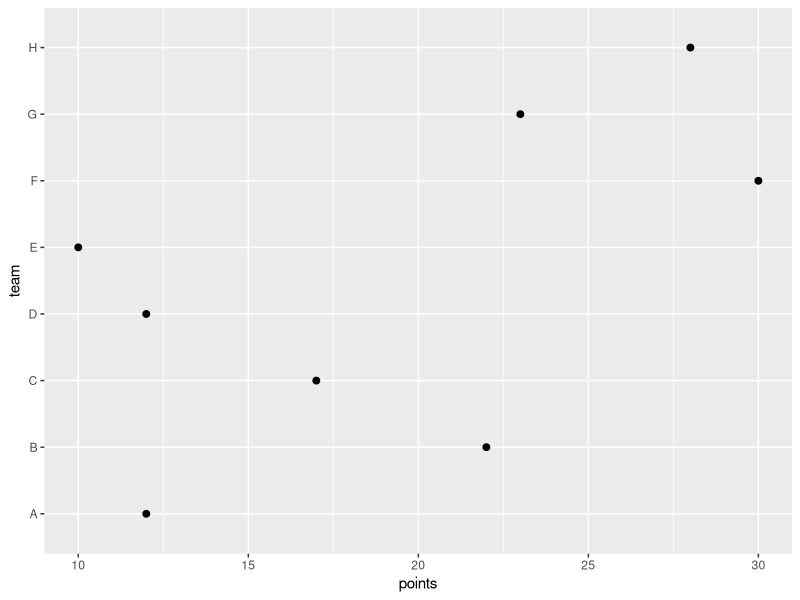
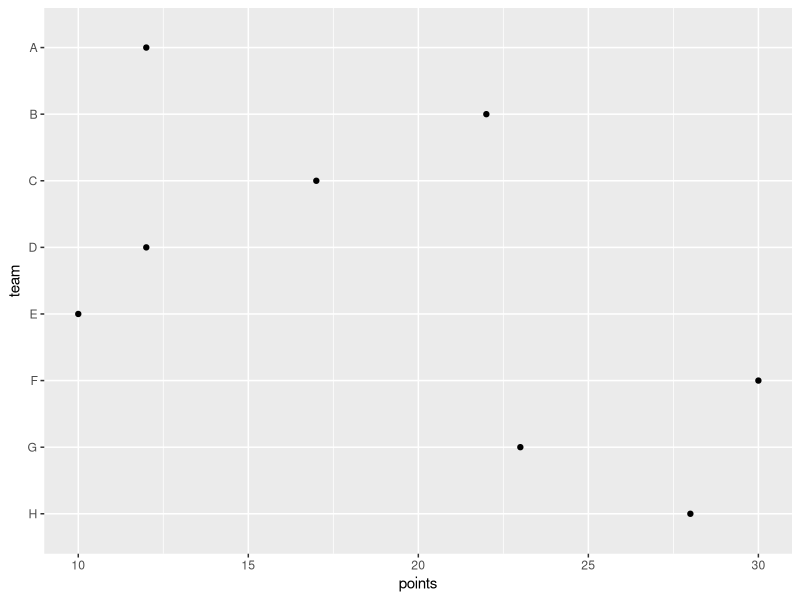

Recreate these plots in R, in order.
# Example: Order Y-Axis Labels Alphabetically in ggplot2
# create data frame
df <- data.frame(team=c('B', 'D', 'E', 'F', 'A', 'C', 'H', 'G'),
                 points=c(22, 12, 10, 30, 12, 17, 28, 23))

# view data frame
df

# If we create a scatter plot with points on the x-axis and team
# on the y-axis, ggplot2 will automatically display the teams 
# in alphabetical order (starting from the bottom):
library("ggplot2")

# create scatterplot
ggplot(df, aes(x=points, y=team)) +
  geom_point(size=2)

# To arrange the y-axis labels in reverse alphabetical order,
# we can use the following code:
library("ggplot2")

# sort y-axis variable in reverse alphabetical order
df$team <- factor(df$team, levels=rev(sort(df$team)))

# create scatter plotwith y-axis in alphabetical order
ggplot(df, aes(x=points, y=team)) + 
  geom_point()
